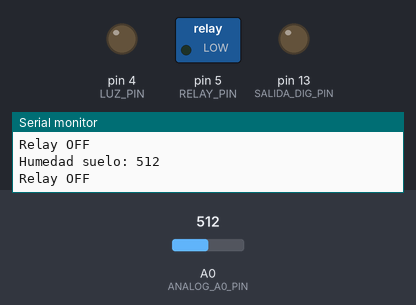
Bench run of a sketch on a simulated Arduino Uno, built with avr-gcc and run on an emulated ATmega328P. Parts: switched loads named in the sketch (green lamp = pin HIGH), output pins drawn as LEDs (lit = HIGH), the last lines printed to the serial monitor. The test bench sets the inputs (shaded band); at power-on: A0 (ANALOG_A0_PIN) = 512.

Above: at 1.8 s.
1.9 s: A0 (ANALOG_A0_PIN) set to 792
3.4 s: A0 (ANALOG_A0_PIN) set to 811
At 5.2 s:
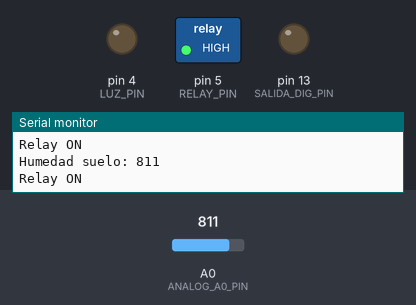
5.5 s: A0 (ANALOG_A0_PIN) set to 790
At 7.0 s:
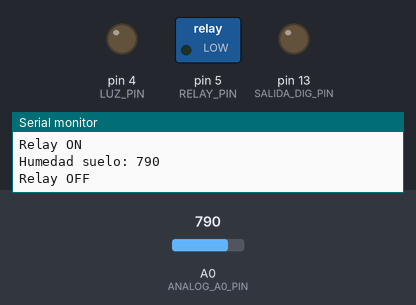
7.5 s: A0 (ANALOG_A0_PIN) set to 810
At 8.5 s:
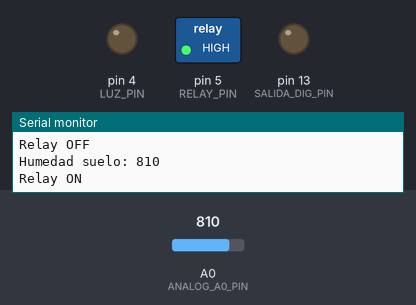
Timing chart, 0 to 10.5 s (numbered marks = the images above; inputs shaded):
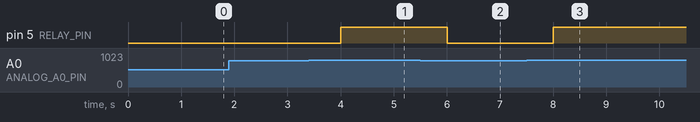

Measured:
- the behaviour switches between 800 and 801 on A0 (ANALOG_A0_PIN) (found by bisection; images 0 and 1)
- after the input at 3.4 s, pin 5 (RELAY_PIN): LOW → HIGH after 0.60 s
- after the input at 5.5 s, pin 5 (RELAY_PIN): HIGH → LOW after 0.51 s
- after the input at 7.5 s, pin 5 (RELAY_PIN): LOW → HIGH after 0.51 s

The sketch:

bitech-ui-generated-sketch.ino
```cpp
// ============================================================================
// BI-TECH IoT STUDIO · SKETCH COMPILABLE PARA HARDWARE REAL (.ino)
// Perfil: NodeMCU (ESP8266)
// FQBN verificado: esp8266:esp8266:nodemcuv2
// adcInputVoltageRange: unverified (escala cruda 0-1023)
// NOTA: Asignación de pines con distinción Etiqueta de placa (Dx) -> GPIO real.
// Cableado definitivo de aula pendiente de verificación física.
// ============================================================================

#include <Arduino.h>

// --- Mapeo de pines: Etiqueta serigrafiada en placa NodeMCU -> GPIO ESP8266 ---
#define ANALOG_A0_PIN   A0  // A0 -> A0 (Única Entrada Analógica (A0 · escala bruta 0 a 1023))
#define RELAY_PIN       5   // D1 -> GPIO5 (Módulo Relay (1 canal))
#define DHT_PIN         14  // D5 -> GPIO14 (Sensor DHT11 (Temperatura y Humedad Ambiente))
#define ENTRADA_DIG_PIN 12  // D6 -> GPIO12 (Entrada Digital (Pulsador / Sensor binario))
#define LUZ_PIN         4   // D2 -> GPIO4 (Iluminación LED)
#define SALIDA_DIG_PIN  LED_BUILTIN  // LED_BUILTIN (Salida Digital / LED Integrado de Placa (LED_BUILTIN))

// --- Prototipos de funciones ---
int leerEntradaAnalogicaA0();
int leerHumedadSuelo();
int leerNivelLuz();
int leerEntradaDigital();
void relayOn();
void relayOff();
void luzOn();
void luzOff();
void activarSalidaDigital();
void desactivarSalidaDigital();
void registrarDato(const char* etiqueta, float valor);

void setup() {
  Serial.begin(115200);
  pinMode(RELAY_PIN, OUTPUT);
  pinMode(LUZ_PIN, OUTPUT);
  pinMode(SALIDA_DIG_PIN, OUTPUT);
  pinMode(ENTRADA_DIG_PIN, INPUT);
  Serial.println();
  Serial.println("Bi-Tech IoT Studio");
  Serial.println("NodeMCU conectada");
  relayOff();
}

void loop() {
  int suelo = leerHumedadSuelo();
  registrarDato("Humedad suelo", suelo);
  if (suelo > 800) {
    relayOn();
  } else {
    relayOff();
  }
  delay(1000);
}

// ============================================================================
// FUNCIONES AUXILIARES DE HARDWARE (Implementación compilable NodeMCU ESP8266)
// ============================================================================

int leerEntradaAnalogicaA0() {
  // Lectura cruda del ADC de 10 bits (0 - 1023).
  // Rango eléctrico A0 (adcInputVoltageRange): unverified (depende del divisor resistivo de la placa).
  return analogRead(ANALOG_A0_PIN);
}

int leerHumedadSuelo() {
  // En NodeMCU ESP8266 el sensor analógico de humedad de suelo se conecta al único canal A0 (0 - 1023).
  return analogRead(ANALOG_A0_PIN);
}

int leerNivelLuz() {
  return analogRead(ANALOG_A0_PIN);
}

int leerEntradaDigital() {
  return digitalRead(ENTRADA_DIG_PIN);
}

void relayOn() {
  // Polaridad configurada en perfil: PENDING_VERIFICATION
  digitalWrite(RELAY_PIN, HIGH);
  Serial.println("Relay ON");
}

void relayOff() {
  digitalWrite(RELAY_PIN, LOW);
  Serial.println("Relay OFF");
}

void luzOn() {
  digitalWrite(LUZ_PIN, HIGH);
}

void luzOff() {
  digitalWrite(LUZ_PIN, LOW);
}

void activarSalidaDigital() {
  // En NodeMCU ESP8266, LED_BUILTIN es activo en nivel bajo (LOW enciende el LED integrado)
  digitalWrite(SALIDA_DIG_PIN, LOW);
  Serial.println("Salida ON");
}

void desactivarSalidaDigital() {
  digitalWrite(SALIDA_DIG_PIN, HIGH);
  Serial.println("Salida OFF");
}

void registrarDato(const char* etiqueta, float valor) {
  Serial.print(etiqueta);
  Serial.print(": ");
  if (isnan(valor)) {
    Serial.println("Error de lectura (NaN)");
    return;
  }
  if (strstr(etiqueta, "suelo") != NULL || strstr(etiqueta, "Suelo") != NULL || strstr(etiqueta, "A0") != NULL) {
    Serial.println((int)valor);
    return;
  }
  Serial.print(valor, 1);
  if (strncmp(etiqueta, "Temp", 4) == 0 || strncmp(etiqueta, "temp", 4) == 0) {
    Serial.println(" °C");
  } else if (strncmp(etiqueta, "Hum", 3) == 0 || strncmp(etiqueta, "hum", 3) == 0) {
    Serial.println(" %");
  } else {
    Serial.println();
  }
}
```
